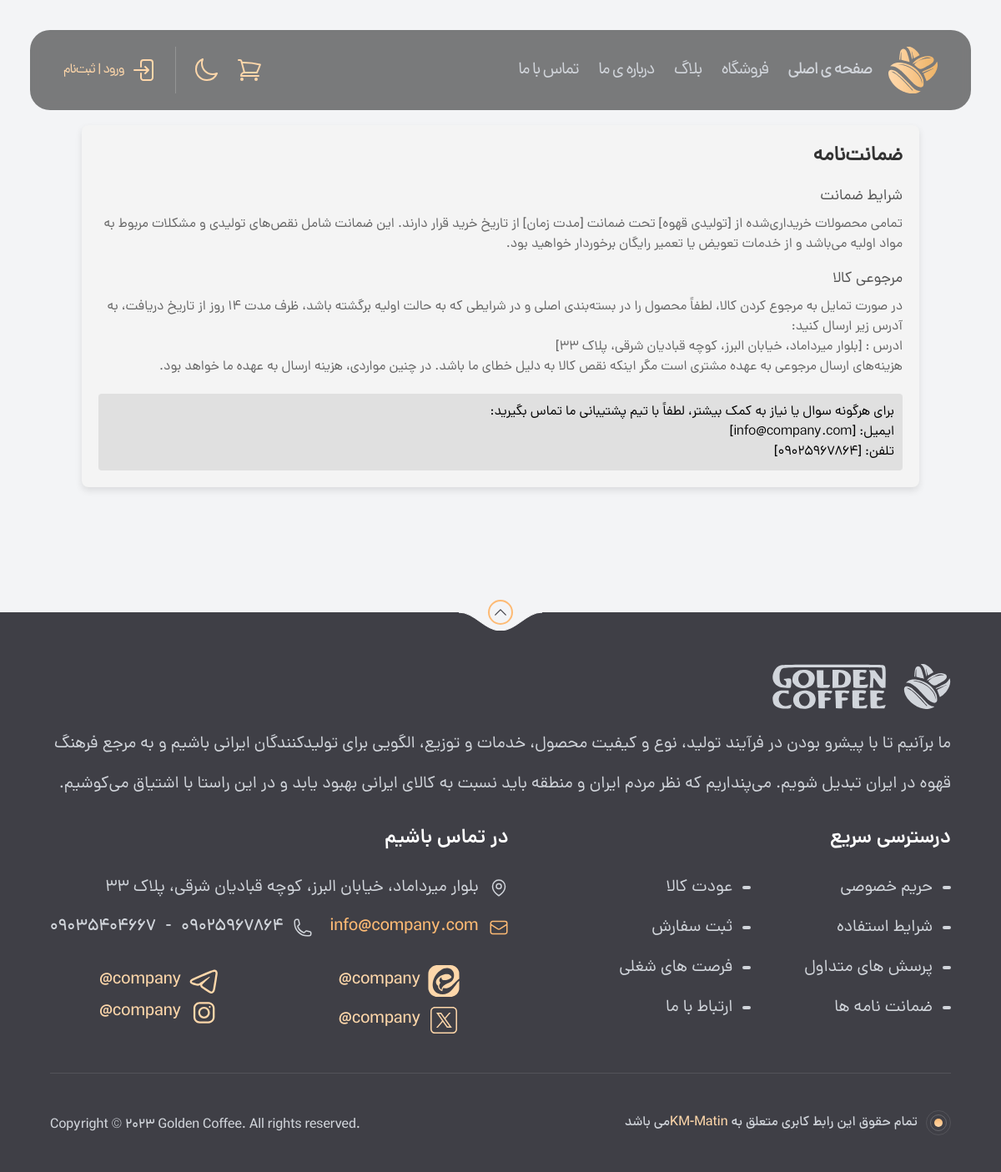
The app's page /guarantee/ with its own data.
### home_app/models.py (models this page shows, shortened)
class Footer(models.Model):
    name = models.CharField(verbose_name='اسم شرکت',null=True , blank=True , max_length=100)
    description = models.TextField(verbose_name='توضیحات فوتر')
    address = models.TextField(verbose_name='آدرس شرکت')
    email = models.EmailField(verbose_name='ایمیل شرکت')
    phone = models.ManyToManyField(PhoneCompany, verbose_name='شماره‌های تلفن شرکت')
    instagram = models.URLField(verbose_name='آدرس اینستاگرام شرکت', null=True, blank=True)
    id_instagram = models.CharField(max_length=50, verbose_name='آیدی اینستاگرام شرکت', null=True, blank=True)
    telegram = models.URLField(verbose_name='آدرس تلگرام شرکت', null=True, blank=True)
    id_telegram = models.CharField(max_length=50, verbose_name='آیدی تلگرام شرکت', null=True, blank=True)
    eitaa = models.URLField(verbose_name='آدرس ایتا شرکت', null=True, blank=True)
    id_eitaa = models.CharField(max_length=50, verbose_name='آیدی ایتا شرکت', null=True, blank=True)
    twitter = models.URLField(verbose_name='آدرس توییتر شرکت', null=True, blank=True)
    id_twitter = models.CharField(max_length=50, verbose_name='آیدی توییتر شرکت', null=True, blank=True)

class PhoneCompany(models.Model):
    phone = models.CharField(max_length=15, verbose_name='شماره تلفن')
    def __str__(self):
        return self.phone

### home_app/views.py (the view)
# urls.py: path('guarantee/', views.GuaranteeView.as_view(), name='guarantee'),
class GuaranteeView(TemplateView):
    template_name = 'home_app/guarantee.html'
    def get_context_data(self, **kwargs):
        context = super().get_context_data(**kwargs)
        info = Footer.objects.all().first()
        phone = PhoneCompany.objects.all().first()
        context.update({
            'info': info,
            'phone': phone,
        })
        return context

### home_app/context_processors.py (called while the page is built, shortened)
def user_cart_context(request):
    footer_info = Footer.objects.all().first()
    phone_company = PhoneCompany.objects.all()
    return {'footer_info': footer_info,
            'phone_company': phone_company}

### home_app/templates/home_app/guarantee.html (shortened to what this page needs)
{% extends 'base.html' %}
{% load static %}
{% block main %}
    <main class="container text-gray-800 font-DanaRegular md:py-[150px]">
        <div class="container mx-auto p-4 guarantee-container">
            <div class="guarantee-header">
                ضمانت‌نامه
            </div>
            <div class="guarantee-section">
                <h5>شرایط ضمانت</h5>
                <p>
                    تمامی محصولات خریداری‌شده از [{{ info.name }}] تحت ضمانت [مدت زمان] از تاریخ خرید قرار دارند. این ضمانت شامل نقص‌های تولیدی و مشکلات مربوط به مواد اولیه می‌باشد و از خدمات تعویض یا تعمیر رایگان برخوردار خواهید بود.
                </p>
            </div>
            <div class="guarantee-section">
                <h5>مرجوعی کالا</h5>
                <p>
                    در صورت تمایل به مرجوع کردن کالا، لطفاً محصول را در بسته‌بندی اصلی و در شرایطی که به حالت اولیه برگشته باشد، ظرف مدت ۱۴ روز از تاریخ دریافت، به آدرس زیر ارسال کنید:
                </p>
                <p>
                    ادرس : [{{ info.address }}]
                </p>
                <p>
                    هزینه‌های ارسال مرجوعی به عهده مشتری است مگر اینکه نقص کالا به دلیل خطای ما باشد. در چنین مواردی، هزینه ارسال به عهده ما خواهد بود.
                </p>
            </div>
            <div class="contact-info">
                برای هرگونه سوال یا نیاز به کمک بیشتر، لطفاً با تیم پشتیبانی ما تماس بگیرید:
                <br>
                ایمیل: [{{ info.email }}]
                <br>
                تلفن: [{{ phone }}]
            </div>
        </div>
    </main>
{% endblock %}

### templates/includes/home_page/footer.html
{% load static %}
<footer class="relative bg-zinc-700 py-8 md:pb-11 pt-[62px]">
    <svg
            class="rotate-180 absolute top-0 right-0 left-0 mx-auto hidden md:inline-block text-gray-100 dark:text-zinc-800 w-[100px] h-[22px]">
        <use href="#curve"></use>
    </svg>
    <div
            class="absolute top-0 right-0 left-0 mx-auto -translate-y-2/4 hidden md:flex items-center justify-center w-[30px] h-[30px] border-2 border-orange-300 rounded-full">
        <svg class="w-5 h-5 text-zinc-700 dark:text-white rotate-180">
            <use href="#chevron-down"></use>
        </svg>
    </div>
    <div class="sm:w-[94%] lg:w-[90%] px-4 md:px-0 mx-auto text-gray-300">
        <div class="flex flex-wrap justify-between">
            <div>
                <div class="flex gap-x-5 mb-6 md:mb-4.5 text-gray-300">
                    <svg class="w-[57px] h-[54px]">
                        <use href="#logo"></use>
                    </svg>
                    <svg class="w-[138px] h-[54px]">
                        <use href="#logo-type"></use>
                    </svg>
                </div>
                <p class="max-w-[606px] lg:max-w-full xl:max-w-[606px] text-lg md:text-xl/[48px]">
                    {{ footer_info.description }}
                </p>
            </div>
            <div class="mt-10 md:mt-[26px]">
                <h4 class="font-DanaDemiBold text-2xl text-white mb-6 md:mb-7">درسترسی سریع</h4>
                <div class="grid grid-cols-2 gap-y-2.5 gap-x-10 md:gap-y-5 md:gap-x-16">
                    <a href="{% url 'home_app:guarantee' %}"
                       class="flex items-center gap-x-2 md:gap-x-3 md:text-xl hover:text-orange-300 transition-all">
                            <span class="inline-block w-2 md:w-2.5 h-1 bg-current rounded-full">
                            </span>
                        حریم خصوصی
                    </a>
                    <a href="{% url 'home_app:guarantee' %}"
                       class="flex items-center gap-x-2 md:gap-x-3 md:text-xl hover:text-orange-300 transition-all">
                            <span class="inline-block w-2 md:w-2.5 h-1 bg-current rounded-full">
                            </span>
                        عودت کالا
                    </a>
                    <a href="{% url 'home_app:guarantee' %}"
                       class="flex items-center gap-x-2 md:gap-x-3 md:text-xl hover:text-orange-300 transition-all">
                            <span class="inline-block w-2 md:w-2.5 h-1 bg-current rounded-full">
                            </span>
                        شرایط استفاده
                    </a>
                    <a href="{% url 'product_app:order_detail' %}"
                       class="flex items-center gap-x-2 md:gap-x-3 md:text-xl hover:text-orange-300 transition-all">
                            <span class="inline-block w-2 md:w-2.5 h-1 bg-current rounded-full">
                            </span>
                        ثبت سفارش
                    </a>
                    <a href="{% url 'home_app:FAQ' %}"
                       class="flex items-center gap-x-2 md:gap-x-3 md:text-xl hover:text-orange-300 transition-all">
                            <span class="inline-block w-2 md:w-2.5 h-1 bg-current rounded-full">
                            </span>
                        پرسش های متداول
                    </a>
                    <a href="#"
                       class="flex items-center gap-x-2 md:gap-x-3 md:text-xl hover:text-orange-300 transition-all">
                            <span class="inline-block w-2 md:w-2.5 h-1 bg-current rounded-full">
                            </span>
                        فرصت های شغلی
                    </a>
                    <a href="{% url 'home_app:guarantee' %}"
                       class="flex items-center gap-x-2 md:gap-x-3 md:text-xl hover:text-orange-300 transition-all">
                            <span class="inline-block w-2 md:w-2.5 h-1 bg-current rounded-full">
                            </span>
                        ضمانت نامه ها
                    </a>
                    <a href="{% url 'account_app:contact_form_submit' %}"
                       class="flex items-center gap-x-2 md:gap-x-3 md:text-xl hover:text-orange-300 transition-all">
                            <span class="inline-block w-2 md:w-2.5 h-1 bg-current rounded-full">
                            </span>
                        ارتباط با ما
                    </a>
                </div>
            </div>
            <div class="mt-10 md:mt-[26px]">
                <h4 class="font-DanaDemiBold text-2xl text-white mb-6 md:mb-7">در تماس باشیم</h4>
                <div class="md:text-xl mb-6 md:mb-10">
                        <span class="flex items-center gap-x-2 md:gap-x-3 text-xl mb-4 md:mb-5">
                            <svg class="w-5 md:w-6 h-5 md:h-6 shrink-0">
                                <use href="#map-pin"></use>
                            </svg>
{{ footer_info.address }}
                        </span>
                    <div class="flex flex-wrap gap-x-5 gap-y-4 font-DanaMedium">
                        <a href="mailto:info@Coffee.com"
                           class="flex items-center gap-x-2 md:gap-x-3 text-xl text-orange-300">
                            <svg class="w-5 md:w-6 h-5 md:h-6">
                                <use href="#envelope"></use>
                            </svg>
                            <span>{{ footer_info.email }}</span>
                        </a>
                        <div class="flex items-center gap-x-2 md:gap-x-3 text-xl">
                            <svg class="w-5 md:w-6 h-5 md:h-6">
                                <use href="#phone"></use>
                            </svg>
                            {% for phone in phone_company %}
                                <span class="ltr-text">{{ phone }}</span>
                                {% if not phone_company.last == phone %}
                                    -
                                {% endif %}
                            {% endfor %}
                        </div>
                    </div>
                </div>
                <div
                        class="flex grid grid-cols-2 gap-x-1.5 md:gap-x-6 font-DanaMedium md:text-xl child:flex child:flex-grow child:justify-center child:items-center child:gap-x-2 ltr-text">
                    {% if footer_info.telegram %}
                    	<a href="{{ footer_info.telegram }}" class="border-orange-200 text-orange-200 rounded-xl h-1/2">
                        {{ footer_info.id_telegram }}
                        <svg class="w-[26px] h-[26px] md:w-[38px] md:h-[38px]">
                            <use href="#telegram"></use>
                        </svg>
                    </a>
                    {% endif %}
                    {% if footer_info.eitaa %}
                    	<a href="{{ footer_info.eitaa }}" class="border-orange-200 text-orange-200 rounded-xl h-1/2">
                        {{ footer_info.id_eitaa }}
                        <svg class="w-[26px] h-[26px] md:w-[38px] md:h-[38px]">
                            <use href="#eitaa" style=""></use>
                        </svg>
                    </a>
                    {% endif %}
                {% if footer_info.instagram %}
                    	<a href="{{ footer_info.instagram }}" class="border-orange-200 text-orange-200 rounded-xl h-1/2">
                        {{ footer_info.id_instagram }}
                        <svg class="w-[26px] h-[26px] md:w-[38px] md:h-[38px]">
                            <use href="#instagram"></use>
                        </svg>
                    </a>
                    {% endif %}
{% if footer_info.twitter %}
                    <a href="{{ footer_info.twitter }}" class="border-orange-200 text-orange-200 rounded-xl">
                        {{ footer_info.id_twitter }}
                        <svg class="w-[26px] h-[26px] md:w-[38px] md:h-[38px]">
                            <use href="#x" style=""></use>
                        </svg>
                    </a>
{% endif %}
                </div>
            </div>
        </div>
        <div class="flex flex-wrap justify-between items-center gap-x-4 font-DanaMedium text-xs/5 md:text-base border-t border-t-white/10 pt-10 md:pt-11 mt-10 md:mt-11">
            <div class="flex items-center gap-x-2.5">
                <div class="flex-center flex-shrink-0 w-[30px] h-[30px] border border-white/10 rounded-full">
                    <div class="flex-center w-5 h-5 border border-white/20 rounded-full">
                        <div class="w-2.5 h-2.5 bg-gradient-to-t from-orange-200 to-orange-300 rounded-full"></div>
                    </div>
                </div>
                <p>تمام حقوق این رابط کابری متعلق به <span class="text-orange-200">KM-Matin</span>می باشد</p>
            </div>
            <span class="ltr-text mt-auto">Copyright © 2023 Golden Coffee. All rights reserved.</span>
        </div>
    </div>
</footer>

### home_app/templates/home_app/guarantee.html (style rules this page uses)
.guarantee-container { background-color: #f4f4f4; padding: 20px; border-radius: 8px; box-shadow: 0 4px 8px rgba(0, 0, 0, 0.1); }
.guarantee-header { font-size: 24px; font-weight: bold; color: #333; margin-bottom: 16px; }
.guarantee-section { margin-bottom: 16px; }
.guarantee-section h5 { font-size: 18px; color: #555; margin-bottom: 8px; }
.guarantee-section p { font-size: 16px; color: #666; line-height: 1.5; }
.contact-info { background-color: #e0e0e0; padding: 10px; border-radius: 4px; margin-top: 20px; }

### records on screen
Footer: name "تولیدی قهوه", address "بلوار میرداماد، خیابان البرز، کوچه قبادیان شرقی، پلاک ۳۳", email "info@company.com", description "ما برآنیم تا با پیشرو بودن در فرآیند تولید، نوع و کیفیت محصول، خدمات و توزیع، الگویی برای تولیدکنندگان ایرانی باشیم و به مرجع فرهنگ قهوه در ایران تبدیل شویم. می‌پنداریم که نظر مردم ایران و منطقه باید نسبت به کالای ایرانی بهبود یابد و در این راستا با اشتیاق می‌کوشیم.", id_telegram "@company", id_eitaa "@company", id_instagram "@company", id_twitter "@company"
PhoneCompany: phone "09025967864"
PhoneCompany: phone "09035404667"
